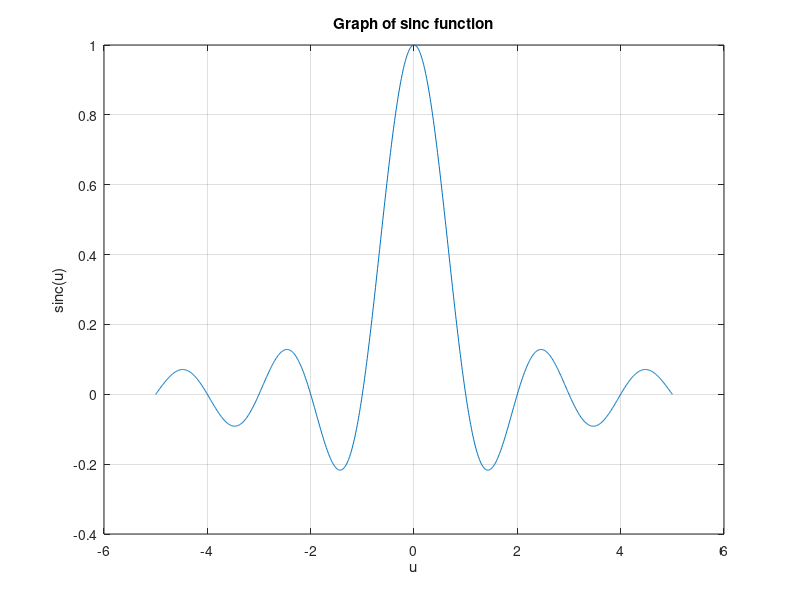

Write the MATLAB code that produced this figure.
%% Plot the sinc function
% 
% Plots: 
% 
% $$sinc(u) = \frac{\sin \pi u}{\pi u},\; u \in \mathbb{R}$$
%
% Prepared for EG-247 Digital Signal Processing by
% Chris P. Jobling
%
x = linspace(-5,5,1000);
plot(x,sin(pi.*x)./(pi.*x))
grid
title('Graph of sinc function')
ylabel('sinc(u)')
xlabel('u')

